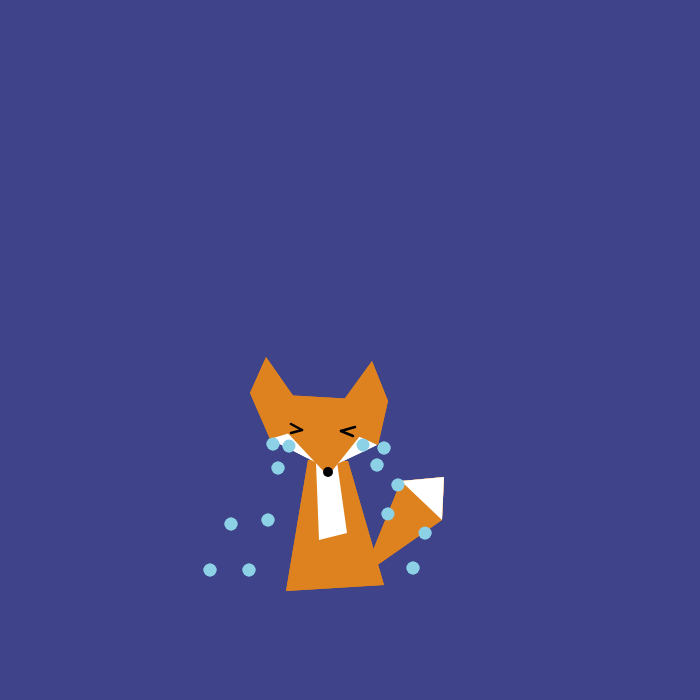
Frame 1 (no input)
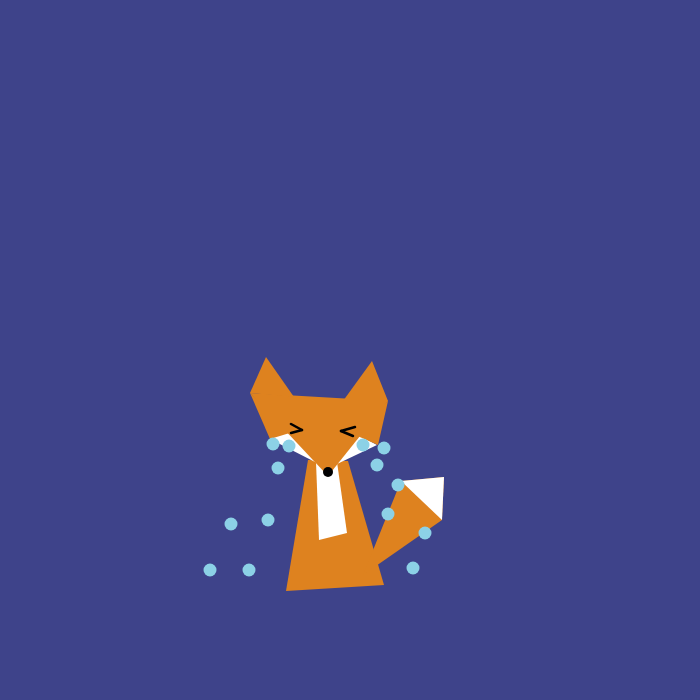
Frame 60 (no input)
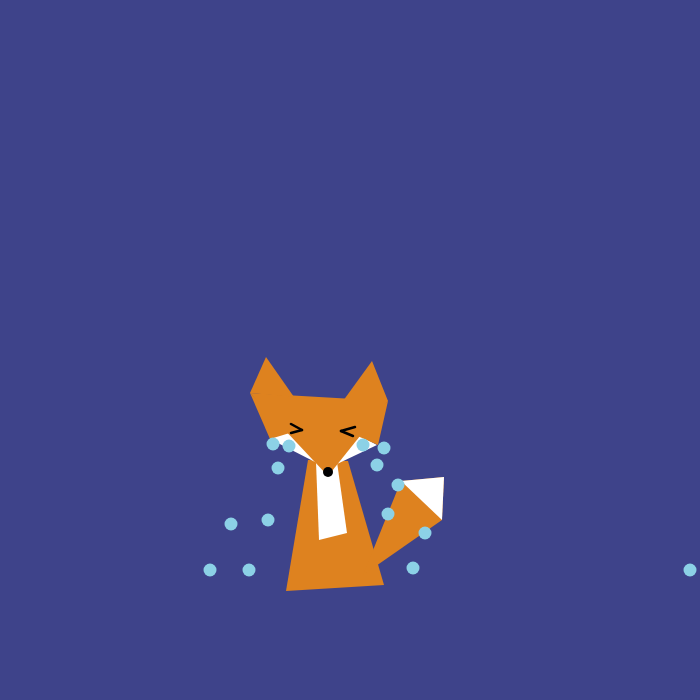
Frame 120 (the mouse pressed at the canvas centre since frame 60)

The p5.js sketch that drew these frames (run headless with seeded random() and noise() and a simulated clock; from frame 60 on, the mouse is pressed at the canvas centre):

// p5.js sketch
// ── sketch.js
let x=0;

function setup() {
  createCanvas(700, 700);
}


function draw() {
  background(62, 67, 138);
  avatar();

  push();
  translate(x,0);
  avatar();
  pop();
  x += 10
  if (x > width) {
    x = 0;
}
}

function avatar() {

  noStroke();
  // //ground
  // fill(46, 130, 67);
  // ellipse(width / 2, 650, 1200, 400)
  // //tree 1
  // fill(120, 51, 8);
  // quad(93, 535, 13, 545, 54, 193, 92, 190);
  // quad(91, 528, 141, 546, 123, 565, 56, 539);
  // quad(91, 328, 168, 267, 161, 246, 88, 307);
  // quad(161, 271, 228, 261, 222, 241, 164, 249);
  // quad(36, 354, 0, 323, 0, 297, 38, 341);
  // quad(18, 536, 0, 553, 0, 574, 43, 542);
  // //tree 2
  // quad(490, 648, 499, 156, 556, 144, 618, 632);
  // quad(499, 375, 403, 297, 436, 291, 503, 322);
  // quad(562, 228, 608, 156, 624, 163, 574, 312);
  // quad(505, 182, 449, 152, 462, 139, 505, 160);
  //
  // //leaves tree 1
  // fill(39, 102, 55);
  // ellipse(183, 243, 170, 55);
  // ellipse(0, 292, 150, 55);
  // ellipse(43, 213, 190, 70);
  // ellipse(88, 156, 144, 55);
  // //leaves tree 2
  // ellipse(411, 274, 170, 55);
  // ellipse(448, 124, 190, 60);
  // ellipse(612, 150, 170, 70);
  // ellipse(546, 81, 150, 55);

  //baby fox
  //body
  fill(222, 130, 31);
  quad(308, 460, 348, 461, 384, 585, 286, 591);
  //tail
  quad(401, 481, 444, 477, 442, 520, 363, 575);
  //white fur
  fill('white');
  quad(316, 462, 337, 462, 347, 533, 319, 540);
  triangle(317, 463, 290, 430, 270, 439);
  triangle(337, 464, 357, 434, 377, 445);
  triangle(442, 520, 401, 481, 444, 477)

  //face
  fill(222, 130, 31);
  triangle(250, 393, 388, 401, 328, 476);
  //ears
  triangle(250, 393, 266, 357, 294, 397);
  triangle(343, 401, 372, 361, 388, 401);
  //cheeks
  triangle(250, 393, 270, 439, 293, 432);
  triangle(353, 434, 388, 401, 378, 445);
  //nose
  fill('black');
  ellipse(328, 472, 10, 10);


  // if (mouseIsPressed) {
  //   fill('black');
  //   ellipse(300, 430, 15, 15);
  //   ellipse(347, 432, 15, 15);
  //   fill('white');
  //   ellipse(299, 427, 5, 5);
  //   ellipse(304, 430, 3, 3);
  //   ellipse(348, 429, 5, 5);
  //   ellipse(343, 432, 3, 3);
  //   //stems
  //   fill(74, 138, 63);
  //   triangle(166, 320, 184, 517, 169, 508);
  //   triangle(368, 306, 405, 590, 425, 587);
  //   triangle(432, 207, 438, 538, 451, 540);
  //   triangle(250, 600, 215, 150, 263, 585)
  //   //big flowers
  //   fill(224, 119, 137);
  //   ellipse(191, 141, 60, 60);
  //   ellipse(174, 100, 60, 60);
  //   ellipse(211, 74, 60, 60);
  //   ellipse(256, 103, 60, 60);
  //   ellipse(240, 144, 60, 60);
  //
  //   ellipse(430, 141, 60, 60);
  //   ellipse(451, 169, 60, 60);
  //   ellipse(422, 195, 60, 60);
  //   ellipse(386, 188, 60, 60);
  //   ellipse(381, 158, 60, 60);
  //
  //   ellipse(145, 244, 60, 60);
  //   ellipse(189, 260, 60, 60);
  //   ellipse(183, 298, 60, 60);
  //   ellipse(141, 313, 60, 60);
  //   ellipse(112, 282, 60, 60);
  //
  //   ellipse(352, 232, 60, 60);
  //   ellipse(331, 261, 60, 60);
  //   ellipse(346, 291, 60, 60);
  //   ellipse(384, 281, 60, 60);
  //   ellipse(391, 252, 60, 60);
  //
  //   //flower center
  //   fill('white')
  //   ellipse(212, 111, 35, 35);
  //   ellipse(153, 277, 35, 35);
  //   ellipse(358, 259, 30, 30);
  //   ellipse(411, 164, 30, 30);
  //
  // } else {

    //eyes
    stroke('black');
    strokeWeight(2.5);
    line(291, 424, 302, 430);
    line(302, 430, 291, 433);
    line(355, 427, 341, 431);
    line(341, 431, 353, 436);

    // //flowers
    // noStroke();
    // fill(224, 119, 137);
    // ellipse(177, 554, 20, 20);
    // ellipse(165, 564, 20, 20);
    // ellipse(170, 575, 20, 20);
    // ellipse(185, 572, 20, 20);
    // ellipse(190, 559, 20, 20);
    //
    // ellipse(267, 615, 20, 20);
    // ellipse(258, 621, 20, 20);
    // ellipse(264, 632, 20, 20);
    // ellipse(277, 628, 20, 20);
    // ellipse(280, 619, 20, 20);
    //
    // ellipse(436, 569, 20, 20);
    // ellipse(449, 572, 20, 20);
    // ellipse(448, 587, 20, 20);
    // ellipse(435, 589, 20, 20);
    // ellipse(430, 577, 20, 20);
    //
    // ellipse(382, 605, 20, 20);
    // ellipse(394, 612, 20, 20);
    // ellipse(383, 625, 20, 20);
    // ellipse(369, 624, 20, 20);
    // ellipse(365, 612, 20, 20);
    //
    // //flower centers
    // fill('white')
    // ellipse(177, 565, 10, 10);
    // ellipse(268, 622, 10, 10);
    // ellipse(378, 614, 10, 10);
    // ellipse(441, 579, 10, 10);

    //tears
    noStroke();
    fill(140, 209, 230)
    ellipse(363, 445, 13, 13);
    ellipse(384, 448, 13, 13);
    ellipse(377, 465, 13, 13);
    ellipse(398, 485, 13, 13);
    ellipse(388, 514, 13, 13);
    ellipse(425, 533, 13, 13);
    ellipse(413, 568, 13, 13);
    ellipse(289, 446, 13, 13);
    ellipse(273, 444, 13, 13);
    ellipse(278, 468, 13, 13);
    ellipse(268, 520, 13, 13);
    ellipse(231, 524, 13, 13);
    ellipse(249, 570, 13, 13);
    ellipse(210, 570, 13, 13);
  //}

}
